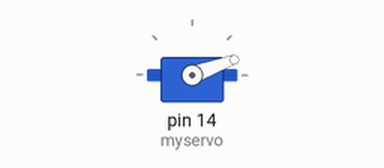
This sketch was run on a simulated Arduino Uno, built with avr-gcc and run on an emulated ATmega328P. On the bench: servo.

Above: at 0.05 s.
At 5.05 s:
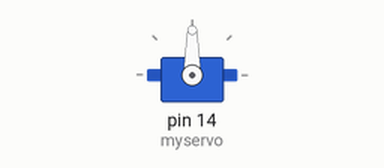
At 8.0 s:
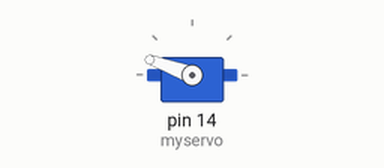
Timing chart, 0 to 10.4 s (numbered marks = the images above):
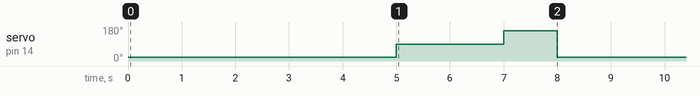

Measured:
- by itself, servo on pin 14 (myservo): repeats every 8.0 s: 160° 1.0 s, 20° 5.0 s, 90° 2.0 s

The sketch:

SaberServoTest.ino
```cpp
#include <Servo.h>
Servo myservo;

void setup () {
  myservo.attach(14); // Use PWM pin 14 to control Sabertooth.
}

void loop() {
  // 0 means full power in one direction.
  // Actually the minimum value for me is around 30.
  // A smaller value won't drive the motor.
  myservo.write(20);
  delay(5000);

  // 90 means stopping the motor.
  myservo.write(90);
  delay(2000);

  // 180 means full power in the other direction.
  // Actually the maximum value for me is around 160.
  // A larger value won't drive the motor either.
  myservo.write(160);
  delay(1000);
}
```
